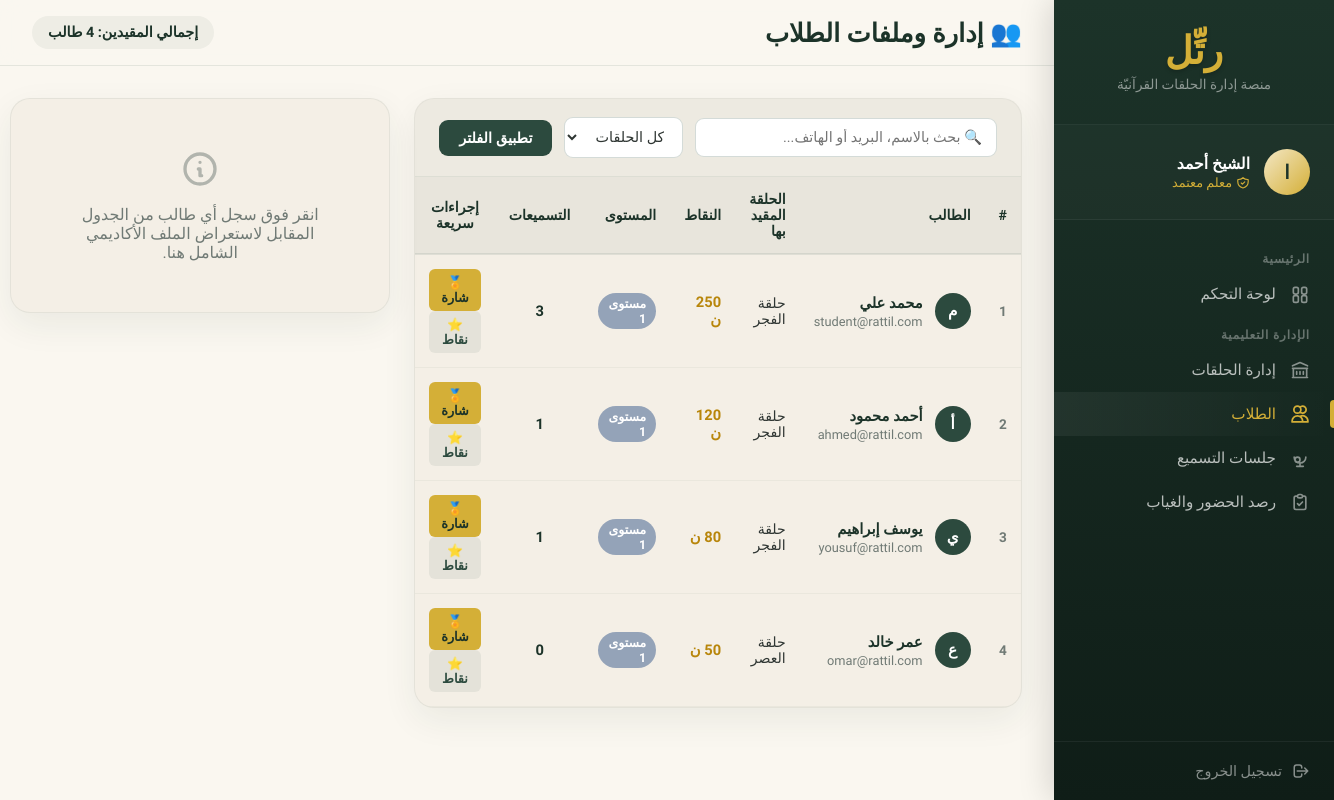
The app's page /teacher/students.php (signed in) with its own data.
### tables this page shows
CREATE TABLE `users` (
    `id`         INT           NOT NULL AUTO_INCREMENT,
    `name`       VARCHAR(100)  NOT NULL,
    `email`      VARCHAR(150)  NOT NULL,
    `password`   VARCHAR(255)  NOT NULL,
    `role`       ENUM('admin','teacher','student') NOT NULL,
    `avatar`     VARCHAR(255)  DEFAULT NULL,
    `phone`      VARCHAR(20)   DEFAULT NULL,
    `created_at` TIMESTAMP     NOT NULL DEFAULT CURRENT_TIMESTAMP,
    PRIMARY KEY (`id`),
    UNIQUE KEY `uk_email` (`email`),
    INDEX `idx_role` (`role`)
);

### config/db.php (called while the page is built, shortened)
<?php
function getCurrentUser(PDO $pdo): ?array {
    $stmt = $pdo->prepare("SELECT id,name,email,role,avatar,phone,created_at FROM users WHERE id=?");
    $stmt->execute([$_SESSION['user_id']]);
    return $stmt->fetch() ?: null;
}
function sanitize(mixed $v): string {
    return htmlspecialchars(trim((string)$v), ENT_QUOTES, 'UTF-8');
}

### teacher/students.php (the view, shortened to what this page needs)
<?php
require_once '../config/db.php';
$user = getCurrentUser($pdo);
$search = sanitize($_GET['q'] ?? '');
$where = "WHERE h.teacher_id=?";
$params = [$user['id']];
$stmtS = $pdo->prepare("SELECT DISTINCT u.id,u.name,u.email,u.phone,u.avatar,u.created_at,
    sp.points, sp.level, sp.total_earned,
    (SELECT COUNT(*) FROM recitation_log rl WHERE rl.student_id=u.id AND rl.teacher_id=?) AS recitation_count,
    (SELECT COUNT(*) FROM attendance a WHERE a.student_id=u.id AND a.status='present' AND a.teacher_id=?) AS present_count,
    (SELECT GROUP_CONCAT(hh.name SEPARATOR ' | ') FROM halqa_students hss JOIN halaqat hh ON hh.id=hss.halqa_id WHERE hss.student_id=u.id AND hh.teacher_id=?) AS halqat_names
    FROM halqa_students hs
    JOIN halaqat h ON h.id=hs.halqa_id
    JOIN users u ON u.id=hs.student_id
    LEFT JOIN student_points sp ON sp.student_id=u.id
    $where
    ORDER BY sp.points DESC");
$stmtS->execute(array_merge([$user['id'],$user['id'],$user['id']], $params));
$students = $stmtS->fetchAll();
$selectedStudent = null;
$studentBadges   = [];
$studentLogs     = [];
$levelColors=[1=>'#94a3b8',2=>'#3498db',3=>'#22c55e',4=>'#e67e22',5=>'#e74c3c'];
$gradeColors=['ممتاز'=>'#1C3329','جيد جداً'=>'#2C4A3E','جيد'=>'#707A75','مقبول'=>'#D4AF37','يحتاج مراجعة'=>'#e74c3c'];
?>
<!DOCTYPE html>
<html lang="ar" dir="rtl">
<head>
</head>
<body>
<div class="sidebar">
    <div class="sidebar-logo">
        <div class="logo-text">رتِّل</div>
        <div class="logo-sub">منصة إدارة الحلقات القرآنيّة</div>
    </div>
    <div class="sidebar-user">
        <div class="avatar-circle"><?= mb_substr($user['name']??'م', 0, 1, 'utf-8') ?></div>
        <div class="sidebar-user-info">
            <div class="name"><?= htmlspecialchars($user['name']) ?></div>
            <div class="role">
                معلم معتمد
            </div>
        </div>
    </div>
    <div class="sidebar-nav">
        <div class="nav-section">الرئيسية</div>
        <a class="nav-link" href="dashboard.php">
            لوحة التحكم
        </a>
        <div class="nav-section">الإدارة التعليمية</div>
        <a class="nav-link" href="halaqat.php">
            <svg fill="none" stroke="currentColor" viewBox="0 0 24 24"><path stroke-linecap="round" stroke-linejoin="round" stroke-width="2" d="M8 14v3m4-3v3m4-3v3M3 21h18M3 10h18M3 7l9-4 9 4M4 10h16v11H4V10z"/></svg>
            إدارة الحلقات
        </a>
        <a class="nav-link active" href="students.php">
            <svg fill="none" stroke="currentColor" viewBox="0 0 24 24"><path stroke-linecap="round" stroke-linejoin="round" stroke-width="2" d="M12 4.354a4 4 0 110 5.292M15 21H3v-1a6 6 0 0112 0v1zm0 0h6v-1a6 6 0 00-9-5.197M13 7a4 4 0 11-8 0 4 4 0 018 0z"/></svg>
            الطلاب
        </a>
        <a class="nav-link" href="recitation_log.php">
            <svg fill="none" stroke="currentColor" viewBox="0 0 24 24"><path stroke-linecap="round" stroke-linejoin="round" stroke-width="2" d="M19 11a7 7 0 01-7 7m0 0a7 7 0 01-7-7m7 7v4m0 0H8m4 0h4m-4-8a3 3 0 11-6 0 3 3 0 016 0z"/></svg>
            جلسات التسميع
        </a>
        <a class="nav-link" href="attendance.php">
            <svg fill="none" stroke="currentColor" viewBox="0 0 24 24"><path stroke-linecap="round" stroke-linejoin="round" stroke-width="2" d="M9 5H7a2 2 0 00-2 2v12a2 2 0 002 2h10a2 2 0 002-2V7a2 2 0 00-2-2h-2M9 5a2 2 0 002 2h2a2 2 0 002-2M9 5a2 2 0 012-2h2a2 2 0 012 2m-6 9l2 2 4-4"/></svg>
            رصد الحضور والغياب
        </a>
    </div>
    <div class="sidebar-footer">
        <a class="logout-btn" href="../logout.php">
            <svg width="18" height="18" fill="none" stroke="currentColor" viewBox="0 0 24 24"><path stroke-linecap="round" stroke-linejoin="round" stroke-width="2" d="M17 16l4-4m0 0l-4-4m4 4H7m6 4v1a3 3 0 01-3 3H6a3 3 0 01-3-3V7a3 3 0 013-3h4a3 3 0 013 3v1"/></svg>
            تسجيل الخروج
        </a>
    </div>
</div>
<div class="main">
    <div class="topbar">
        <div class="topbar-title">👥 إدارة وملفات الطلاب</div>
        <div class="greeting-chip">إجمالي المقيدين: <?= count($students) ?> طالب</div>
    </div>
    <div class="content">
        <div>
            <div class="card">
                <form method="GET" class="filters">
                    <input type="text" name="q" value="<?= htmlspecialchars($search) ?>" placeholder="🔍 بحث بالاسم، البريد أو الهاتف..." class="filter-input" style="flex:1; min-width:200px;">
                    <select name="halqa" class="filter-input">
                        <option value="">كل الحلقات</option>
                    </select>
                    <button type="submit" class="btn btn-primary">تطبيق الفلتر</button>
                </form>
                <?php if(empty($students)): ?>
                    <div style="padding:50px; text-align:center; color:var(--gray); font-weight:500;">لا يوجد طلاب مطابقون لمعايير البحث الحالية.</div>
                <?php else: ?>
                    <table class="data-table">
                        <thead>
                            <tr>
                                <th style="width:50px; text-align:center;">#</th>
                                <th>الطالب</th>
                                <th>الحلقة المقيد بها</th>
                                <th>النقاط</th>
                                <th>المستوى</th>
                                <th style="text-align:center;">التسميعات</th>
                                <th style="text-align:center;">إجراءات سريعة</th>
                            </tr>
                        </thead>
                        <tbody>
                        <?php foreach($students as $i=>$s): $lc = $levelColors[$s['level']??1] ?? '#94a3b8'; ?>
                            <tr onclick="selectStudent(<?= $s['id'] ?>)" id="row_<?= $s['id'] ?>">
                                <td style="text-align:center; color:var(--gray); font-size:0.85rem; font-weight:600;"><?= $i+1 ?></td>
                                <td>
                                    <div style="display:flex; align-items:center; gap:12px">
                                        <div class="avatar-circle" style="width:36px; height:36px; font-size:0.95rem; background:var(--primary-light); color:var(--white);"><?= mb_substr($s['name'],0,1,'utf-8') ?></div>
                                        <div>
                                            <div style="font-weight:700; color:var(--primary);"><?= htmlspecialchars($s['name']) ?></div>
                                            <div style="font-size:0.8rem; color:var(--gray); margin-top:2px;"><?= htmlspecialchars($s['email']) ?></div>
                                        </div>
                                    </div>
                                </td>
                                <td style="font-size:0.88rem; font-weight:500; color:var(--gray-dark);"><?= htmlspecialchars($s['halqat_names']??'—') ?></td>
                                <td style="font-weight:700; color:var(--gold-dark);"><?= number_format($s['points']??0) ?> ن</td>
                                <td><span class="level-chip" style="background:<?= $lc ?>;">مستوى <?= $s['level']??1 ?></span></td>
                                <td style="text-align:center; font-weight:600; color:var(--primary);"><?= $s['recitation_count'] ?></td>
                                <td onclick="event.stopPropagation();" style="text-align:center;">
                                    <button class="btn btn-sm btn-gold" onclick="openGrantBadge(<?= $s['id'] ?>,'<?= addslashes($s['name']) ?>')">🏅 شارة</button>
                                    <button class="btn btn-sm" style="background:rgba(44,74,62,0.08); color:var(--primary-light);" onclick="openAddPoints(<?= $s['id'] ?>,'<?= addslashes($s['name']) ?>')">⭐ نقاط</button>
                                </td>
                            </tr>
                        <?php endforeach; ?>
                        </tbody>
                    </table>
                <?php endif; ?>
            </div>
        </div>
        <div class="detail-sidebar" id="detailSidebar">
            <?php if($selectedStudent): ?>
                <div class="card">
                    <div class="student-profile">
                        <div class="big-avatar"><?= mb_substr($selectedStudent['name'],0,1,'utf-8') ?></div>
                        <div class="s-name"><?= htmlspecialchars($selectedStudent['name']) ?></div>
                        <div class="s-email"><?= htmlspecialchars($selectedStudent['email']) ?></div>
                        <div class="s-stats">
                            <div class="s-stat-box"><div class="val"><?= number_format($selectedStudent['points']??0) ?></div><div class="lbl">النقاط الحالية</div></div>
                            <div class="s-stat-box"><div class="val"><?= $selectedStudent['total_earned']??0 ?></div><div class="lbl">إجمالي المكتسب</div></div>
                            <div class="s-stat-box"><div class="val"><?= $selectedStudent['level']??1 ?></div><div class="lbl">المستوى التعليمي</div></div>
                        </div>
                    </div>
                </div>
                <?php if(!empty($studentBadges)): ?>
                    <div class="card">
                        <div class="card-header"><div class="card-title">🏅 الأوسمة والشارات الممنوحة (<?= count($studentBadges) ?>)</div></div>
                        <div class="card-body">
                            <div class="badge-grid">
                                <?php foreach($studentBadges as $b): ?>
                                    <div class="badge-chip"><span><?= $b['icon'] ?></span> <?= htmlspecialchars($b['name']) ?></div>
                                <?php endforeach; ?>
                            </div>
                        </div>
                    </div>
                <?php endif; ?>
                <?php if(!empty($studentLogs)): ?>
                    <div class="card">
                        <div class="card-header"><div class="card-title">📖 آخر عمليات التسميع الموثقة</div></div>
                        <div class="card-body" style="padding:16px;">
                            <?php foreach($studentLogs as $l): $c = $gradeColors[$l['grade']] ?? '#94a3b8'; ?>
                                <div style="display:flex; align-items:center; justify-content:space-between; padding:10px 0; border-bottom:1px solid rgba(44,74,62,0.06);">
                                    <div>
                                        <div style="font-size:0.9rem; font-weight:700; color:var(--primary);">سورة <?= htmlspecialchars($l['surah_name']) ?></div>
                                        <div style="font-size:0.78rem; color:var(--gray); margin-top:2px;">الآيات: <?= $l['ayah_from'] ?> - <?= $l['ayah_to'] ?> · <?= date('m/d', strtotime($l['recorded_at'])) ?></div>
                                    </div>
                                    <span class="grade-badge" style="background:<?= $c ?>;"><?= $l['grade'] ?></span>
                                </div>
                            <?php endforeach; ?>
                        </div>
                    </div>
                <?php endif; ?>
            <?php else: ?>
                <div class="card">
                    <div class="card-body" style="text-align:center; color:var(--gray); padding:50px; font-weight:500;">
                        <svg fill="none" stroke="currentColor" viewBox="0 0 24 24" style="width:40px; height:40px; color:var(--gray); opacity:0.5; margin-bottom:12px; display:inline-block;"><path stroke-linecap="round" stroke-linejoin="round" stroke-width="2" d="M13 16h-1v-4h-1m1-4h.01M21 12a9 9 0 11-18 0 9 9 0 0118 0z"/></svg>
                        <p>انقر فوق سجل أي طالب من الجدول المقابل لاستعراض الملف الأكاديمي الشامل هنا.</p>
                    </div>
                </div>
            <?php endif; ?>
        </div>
    </div>
</div>
</body>
</html>

### records on screen
users: name "ا", name "الشيخ أحمد"
users: name "م", name "محمد علي", email "student@rattil.com", halqat_names "حلقة الفجر", points "250", level "1", recitation_count "3"
users: name "أ", name "أحمد محمود", email "ahmed@rattil.com", halqat_names "حلقة الفجر", points "120", level "1", recitation_count "1"
users: name "ي", name "يوسف إبراهيم", email "yousuf@rattil.com", halqat_names "حلقة الفجر", level "1", recitation_count "1"
users: name "ع", name "عمر خالد", email "omar@rattil.com", halqat_names "حلقة العصر", level "1", recitation_count "0"
